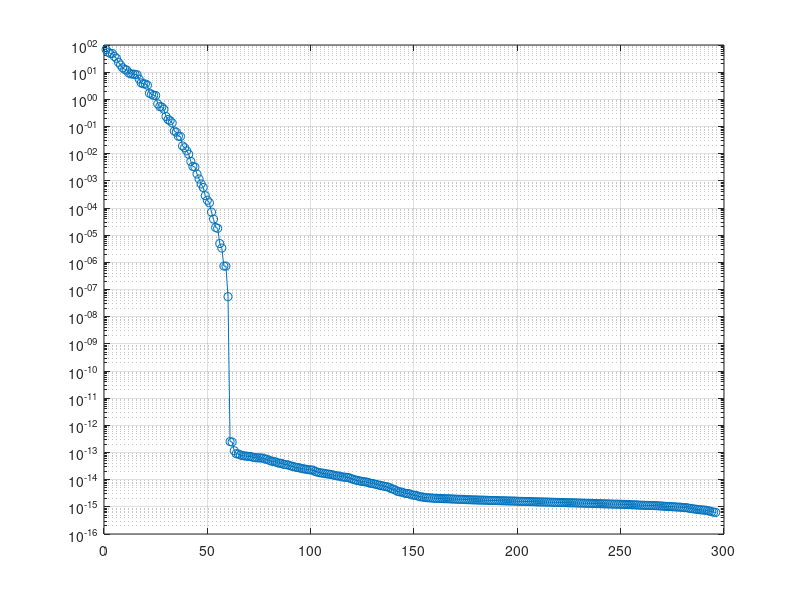

Here is the MATLAB script that generated this plot: (Note: this script raises an error after producing the figure.)
%% DMD_VIDEO.M  --  Dynamic Mode Decomposition on video (+ Robust PCA comparison)
% Needs: base MATLAB + Image Processing Toolbox (imresize, imshow only).
% If 'input.mp4' is missing, a synthetic demo video is generated instead
% (static gradient + 3 Hz flickering patch + 0.5 Hz moving blob).
clear; clc; close all;

%% ---------------- User parameters ----------------
videoFile    = 'input.mp4';   % <-- your video path
scale        = 0.15;     % spatial downsample factor (memory!)
maxFrames    = 300;      % max number of frames used (10 s at 30 fps)
frameSkip    = 1;        % use every n-th frame (effective fps = fps/frameSkip)
rankR        = 20;       % DMD rank. 0 = automatic (usually too high with noise). Try 15-30;
                         % too high fits noise (random fast/decaying modes), too low loses motion.
energyThresh = 0.99999;  % cumulative energy used for auto rank (background dominates, so keep this high)
rankMax      = 30;       % cap on auto rank (only used if rankR = 0)
subtractMean = true;     % remove a static image before DMD (added back to the background)
bgStat       = 'median'; % static background: 'quantile', 'median' or 'mean'
bgQuantile   = 0.15;     % for 'quantile': 0.15 removes BRIGHT movers on a darker scene;
                         % use 0.85 for DARK movers on a lighter scene
useFB        = true;     % forward-backward DMD: removes the noise-induced damping bias
delays       = 4;        % time-delay (Hankel) depth; 1 = plain DMD. Pendulum: 8, turbine: 4
bgFreqTol    = 0.05;     % Hz   : |f| below this -> background candidate
bgGrowthTol  = 0.05;     % 1/s  : |Re(omega)| below this -> background candidate (true static = 0)
useBgModes   = false;    % false = background is ONLY the static image (no DMD modes added)
bandHz       = [0.3 4.0];% Hz: band(s) to keep. One row [f1 f2] or several rows, e.g. [0.5 0.7; 1.1 1.3]
doRPCA       = true;     % run Robust PCA comparison
writeOutput  = true;     % write dmd_result.mp4
colorOutput  = true;     % also show/write COLOUR results (analysis itself stays grayscale)
doTracking   = false;    % single-object swing tracker (section 7) - for the pendulum only
playVideo    = true;     % play the WHOLE result as a movie in a MATLAB window
videoUpscale = 4;        % enlarge the saved videos (pixel replication) so they are easy to watch
hiResVideo   = true;     % also write dmd_result_hq.mp4: SHARP full-colour video (analysis stays small)
displayScale = 0.5;      % size of that sharp video relative to the original (0.5 = half size)

%% ---------------- 1. Load / downsample video ----------------
if isfile(videoFile)
    vr  = VideoReader(videoFile);
    fps = vr.FrameRate / frameSkip;
    V = []; k = 0; idx = 0;
    while hasFrame(vr) && k < maxFrames
        f = readFrame(vr); idx = idx + 1;
        if mod(idx-1, frameSkip) ~= 0, continue; end
        if size(f,3) == 3, fgray = rgb2gray(f); else, fgray = f; end
        g = imresize(im2double(fgray), scale);
        k = k + 1;
        if k == 1
            [h, w] = size(g);
            V = zeros(h*w, maxFrames);
            Vrgb = zeros(h, w, 3, maxFrames, 'uint8');   % colour copy, for display only
        end
        V(:,k) = g(:);
        cf = imresize(f, [h w]);
        if isa(cf, 'uint16'), cf = uint8(double(cf)/257);
        elseif ~isa(cf, 'uint8'), cf = uint8(255*min(max(double(cf),0),1)); end
        if size(cf,3) == 1, cf = repmat(cf, [1 1 3]); end
        Vrgb(:,:,:,k) = cf;
    end
    V = V(:,1:k);
    Vrgb = Vrgb(:,:,:,1:k);
else
    warning('"%s" not found. Using synthetic demo video.', videoFile);
    fps = 30; h = 60; w = 80; k = maxFrames;
    t = (0:k-1)/fps;
    [xx, yy] = meshgrid(1:w, 1:h);
    bg = 0.3 + 0.3*xx/w;                               % static gradient
    patch = double(xx>50 & xx<65 & yy>10 & yy<25);    % flicker region
    V = zeros(h*w, k);
    for j = 1:k
        blobX = w/2 + 25*sin(2*pi*0.5*t(j));
        blob  = exp(-((xx-blobX).^2 + (yy-45).^2)/(2*4^2));
        fr = bg + 0.25*patch*sin(2*pi*3*t(j)) + 0.4*blob;
        V(:,j) = fr(:);
    end
    Vrgb = repmat(reshape(uint8(255*min(max(V,0),1)), h, w, 1, k), [1 1 3 1]);
end
[n, K] = size(V);
dt = 1/fps;
tvec = (0:K-1)*dt;
fprintf('Frame size %dx%d, %d frames, fps = %.2f, Nyquist = %.2f Hz\n', ...
        h, w, K, fps, fps/2);

%% ---------------- 2. Exact DMD (mean removal + time-delay embedding) ----------------
if subtractMean
    switch bgStat
        case 'quantile'
            Vs = sort(V, 2);
            Vm = Vs(:, min(K, max(1, round(bgQuantile*K))));
            clear Vs
        case 'median'
            Vm = median(V, 2);
        otherwise
            Vm = mean(V, 2);
    end
else
    Vm = zeros(n,1);
end
Vc = V - Vm;
if delays > 1
    Kh = K - delays + 1;
    H = zeros(n*delays, Kh);
    for i = 1:delays
        H((i-1)*n+1 : i*n, :) = Vc(:, i:i+Kh-1);   % stack shifted copies of the video
    end
else
    H = Vc;  Kh = K;
end
clear Vc
tH = (0:Kh-1)*dt;

X1 = H(:,1:end-1);
X2 = H(:,2:end);

[U, S, W] = svd(X1, 'econ');
s = diag(S);
if rankR == 0
    rankR = find(cumsum(s.^2)/sum(s.^2) >= energyThresh, 1);
    if isempty(rankR), rankR = numel(s); end
    rankR = min(rankR, rankMax);
end
r = min(rankR, numel(s));
fprintf('DMD rank r = %d  (delays = %d, mean removed = %d, fwd-bwd = %d)\n', r, delays, subtractMean, useFB);

figure('Name','Singular values');
semilogy(s, 'o-'); hold on; grid on; xline(r, 'r--', sprintf('r = %d', r));
xlabel('index'); ylabel('singular value'); title('SVD spectrum (choose r near the knee)');

Ur = U(:,1:r);  Sr = S(1:r,1:r);  Wr = W(:,1:r);
Atilde = Ur' * X2 * Wr / Sr;          % r x r reduced operator
if useFB
    % Forward-backward DMD: A_fb = sqrtm( A_forward * inv(A_backward) )
    Abwd   = (Ur' * X1) / (Ur' * X2);
    Atilde = sqrtm(Atilde / Abwd);
end
[Wev, Dg] = eig(Atilde);
lambda = diag(Dg);

Phi   = X2 * Wr / Sr * Wev;           % exact DMD modes (n*delays x r)
omega = log(lambda) / dt;             % continuous-time eigenvalues sigma + i*omega
freq  = imag(omega) / (2*pi);         % Hz  (aliased if above Nyquist)
sigma = real(omega);                  % growth rate (1/s)

% Mode amplitudes: least-squares fit over ALL snapshots (robust; fitting only the
% first frame fails if it is black / a fade-in, giving b = 0 and 100% error)
VandH = exp(omega * tH);                        % r x Kh
Pm    = (Phi' * Phi) .* conj(VandH * VandH');
qv    = diag(Phi' * H * VandH');
b     = Pm \ qv;
phiNorm = sqrt(sum(abs(Phi).^2,1))';
clear H X1 X2 U W
Phi   = Phi(1:n,:);                   % keep the first block = the spatial image

% Time dynamics on the full time axis: x(t) = sum_k b_k phi_k exp(omega_k t)
Vand  = exp(omega * tvec);                      % r x K
Tdyn  = b .* Vand;
power = (abs(b) .* phiNorm).^2;

% Diagnostic: strongest modes with f >= 0 (use this to pick bandHz and check rank)
cand = find(freq >= -1e-9);
[~, oP] = sort(power(cand), 'descend');
fprintf('\nTop modes by power (f >= 0):\n   f (Hz)    growth(1/s)   |lambda|\n');
for q = 1:min(12, numel(oP))
    m = cand(oP(q));
    fprintf('%9.3f %12.3f %10.4f\n', freq(m), sigma(m), abs(lambda(m)));
end
fprintf('\n');

%% ---------------- 3. Background / foreground / band ----------------
bgIdx = abs(freq) < bgFreqTol & abs(sigma) < bgGrowthTol & useBgModes;
if ~any(bgIdx) && ~subtractMean
    [~, im] = min(abs(omega));  bgIdx = false(r,1);  bgIdx(im) = true;
end
bandIdx = false(r,1);
for q = 1:size(bandHz,1)
    bandIdx = bandIdx | (abs(freq) >= bandHz(q,1) & abs(freq) <= bandHz(q,2));
end

Xbg   = Vm + real(Phi(:,bgIdx)   * Tdyn(bgIdx,:));   % mean image + 0 Hz modes
Xband = real(Phi(:,bandIdx) * Tdyn(bandIdx,:));
Xfg   = V - Xbg;                                      % foreground = residual
Xfull = Vm + real(Phi * Tdyn);
fprintf('Background modes: %d, band modes: %d\n', nnz(bgIdx), nnz(bandIdx));
fprintf('Full DMD reconstruction error: %.3f %%\n', ...
        100*norm(V - Xfull,'fro')/norm(V,'fro'));
fprintf('Error relative to the moving part only (V - static image): %.1f %%\n', ...
        100*norm(V - Xfull,'fro')/norm(V - Vm,'fro'));

%% ---------------- 4. Robust PCA comparison ----------------
if doRPCA
    tic;
    [L, Ssp] = rpca_ialm(V, 1/sqrt(max(n,K)), 1e-6, 200);
    fprintf('RPCA time: %.1f s\n', toc);
end

%% ---------------- 5. Plots ----------------
tile = @(x) reshape(x, h, w);

% (a) Eigenvalues on the unit circle
figure('Name','DMD eigenvalues');
th = linspace(0, 2*pi, 400);
h0 = plot(cos(th), sin(th), '--', 'Color', [.8 .8 .8]); hold on; axis equal; grid on;
h1 = plot(real(lambda), imag(lambda), 'bo', 'MarkerFaceColor', [.6 .6 1]);
hs = [h0 h1]; names = {'unit circle','all modes'};
if any(bgIdx)
    hs(end+1) = plot(real(lambda(bgIdx)), imag(lambda(bgIdx)), 'rs', 'MarkerSize', 10, 'LineWidth', 2);
    names{end+1} = 'background';
end
if any(bandIdx)
    hs(end+1) = plot(real(lambda(bandIdx)), imag(lambda(bandIdx)), 'g^', 'MarkerSize', 10, 'LineWidth', 2);
    names{end+1} = 'selected band';
end
xlabel('Re(\lambda)'); ylabel('Im(\lambda)');
title('DMD eigenvalues and the unit circle');
legend(hs, names, 'Location','best');
axis normal; xlim([0.85 1.05]); ylim([-0.4 0.4]);   % zoom near lambda = 1 (modes cluster there at 30 fps)
title('DMD eigenvalues, zoomed near \lambda = 1');

% (b) Power vs frequency
figure('Name','Power vs frequency');
pp = max(power, eps);
semilogy(freq, pp, 'bo', 'MarkerFaceColor', 'b'); hold on; grid on;
for q = 1:r, semilogy([freq(q) freq(q)], [min(pp)/10 pp(q)], 'b-'); end
xline(fps/2, 'r--', 'Nyquist'); xline(-fps/2, 'r--');
xlim([-fps/2*1.1, fps/2*1.1]);
xlabel('Frequency (Hz)'); ylabel('Mode power |b_k|^2 ||\phi_k||^2');
title('DMD power spectrum');

% (c) Spatial mode images (top 6 positive-frequency modes by power)
figure('Name','Spatial modes');
cand = find(freq >= -1e-9);
[~, ord] = sort(power(cand), 'descend');
show = cand(ord(1:min(6, numel(ord))));
for q = 1:numel(show)
    subplot(2, 3, q);
    imagesc(tile(abs(Phi(:,show(q))))); axis image off; colormap(gca, 'hot');
    title(sprintf('f = %.2f Hz, |\\lambda| = %.3f', freq(show(q)), abs(lambda(show(q)))));
end
sgtitle('Spatial DMD modes |\phi_k|');

% (d) Reconstructions at a mid frame
j = round(K/2);
fgScale = max(abs(Xfg(:))) + eps;
bnScale = max(abs(Xband(:))) + eps;
figure('Name','Reconstructions');
vmax = max(V(:));   % same grey scale for all natural-image panels
subplot(2,3,1); imshow(tile(V(:,j)),[0 vmax]);              title('Original');
subplot(2,3,2); imshow(tile(Xbg(:,j)),[0 vmax]);            title('DMD background');
subplot(2,3,3); imshow(tile(abs(Xfg(:,j))),[0 fgScale]);   title('DMD foreground');
subplot(2,3,4); imshow(tile(abs(Xband(:,j))),[0 bnScale]); title(sprintf('Band %.1f-%.1f Hz', min(bandHz(:,1)), max(bandHz(:,2))));
if doRPCA
    subplot(2,3,5); imshow(tile(L(:,j)),[0 vmax]);          title('RPCA low-rank');
    subplot(2,3,6); imshow(tile(abs(Ssp(:,j))),[0 fgScale]); title('RPCA sparse');
end

%% ---------------- 5b. Colour display (analysis above stays grayscale) ----------------
if colorOutput
    bgRGB = zeros(h, w, 3);                       % static colour background (same statistic as bgStat)
    for c = 1:3
        Mc = reshape(double(Vrgb(:,:,c,:))/255, h*w, K);
        bgRGB(:,:,c) = reshape(staticImage(Mc, bgStat, bgQuantile), h, w);
    end
    heat = hot(256);
    rgbj = double(Vrgb(:,:,:,j))/255;
    [fgC, bandC] = colorPanels(rgbj, bgRGB, Xfg(:,j), Xband(:,j), fgScale, bnScale, h, w, heat);
    figure('Name','Reconstructions (colour)');
    subplot(2,3,1); imshow(rgbj);  title('Original');
    subplot(2,3,2); imshow(bgRGB); title('DMD background');
    subplot(2,3,3); imshow(fgC);   title('DMD foreground');
    subplot(2,3,4); imshow(bandC);
    title(sprintf('Band %.1f-%.1f Hz', min(bandHz(:,1)), max(bandHz(:,2))));
    if doRPCA
        [spC, ~] = colorPanels(rgbj, bgRGB, Ssp(:,j), Xband(:,j), fgScale, bnScale, h, w, heat);
        subplot(2,3,5); imshow(tile(L(:,j)),[0 vmax]); title('RPCA low-rank');
        subplot(2,3,6); imshow(spC);                    title('RPCA sparse');
    end
end

%% ---------------- 6. Output video ----------------
if writeOutput
    vw = VideoWriter('dmd_result.mp4', 'MPEG-4'); vw.FrameRate = fps; vw.Quality = 100; open(vw);
    for j = 1:K
        row = [tile(V(:,j)), tile(Xbg(:,j)), ...
               tile(abs(Xfg(:,j)))/fgScale, tile(abs(Xband(:,j)))/bnScale];
        row = min(max(row, 0), 1);
        writeVideo(vw, upFrame(repmat(row, [1 1 3]), videoUpscale));
    end
    close(vw);
    disp('Wrote dmd_result.mp4  [original | background | foreground | band]');
end

if writeOutput && colorOutput
    vc = VideoWriter('dmd_result_color.mp4', 'MPEG-4'); vc.FrameRate = fps; vc.Quality = 100; open(vc);
    for j = 1:K
        rgbj = double(Vrgb(:,:,:,j))/255;
        [fgC, bandC] = colorPanels(rgbj, bgRGB, Xfg(:,j), Xband(:,j), fgScale, bnScale, h, w, heat);
        writeVideo(vc, upFrame(min(max([rgbj, bgRGB, fgC, bandC], 0), 1), videoUpscale));
    end
    close(vc);
    disp('Wrote dmd_result_color.mp4  [original | background | foreground | band heat overlay]');
end

%% ---------------- 6c. High-quality colour video (analysis stays small, display is sharp) ----------------
% The DMD runs on small frames (memory!). For viewing, the real full-size colour frames are
% re-read and the small background/foreground/band masks are enlarged and applied to them.
if writeOutput && hiResVideo && isfile(videoFile)
    vr2  = VideoReader(videoFile);
    pick = unique(round(linspace(1, K, min(K, 40))));          % ~40 frames for the sharp background
    stackBg = [];  got = 0;  k2 = 0;  idx2 = 0;
    while hasFrame(vr2) && k2 < K
        f2 = readFrame(vr2);  idx2 = idx2 + 1;
        if mod(idx2-1, frameSkip) ~= 0, continue; end
        k2 = k2 + 1;
        if any(pick == k2)
            f2 = imresize(f2, displayScale);
            if size(f2,3) == 1, f2 = repmat(f2, [1 1 3]); end
            got = got + 1;
            if got == 1, stackBg = zeros([size(f2) numel(pick)], 'uint8'); end
            stackBg(:,:,:,got) = f2;
        end
    end
    stackBg = stackBg(:,:,:,1:got);
    [H2, W2, ~] = size(stackBg(:,:,:,1));
    bgHi = zeros(H2, W2, 3);
    for c = 1:3
        Mc = reshape(double(stackBg(:,:,c,:))/255, H2*W2, got);
        bgHi(:,:,c) = reshape(staticImage(Mc, bgStat, bgQuantile), H2, W2);
    end
    clear stackBg

    vr2 = VideoReader(videoFile);
    vh  = VideoWriter('dmd_result_hq.mp4', 'MPEG-4'); vh.FrameRate = fps; vh.Quality = 95; open(vh);
    k2 = 0;  idx2 = 0;
    while hasFrame(vr2) && k2 < K
        f2 = readFrame(vr2);  idx2 = idx2 + 1;
        if mod(idx2-1, frameSkip) ~= 0, continue; end
        k2 = k2 + 1;
        f2 = imresize(f2, [H2 W2]);
        if size(f2,3) == 1, f2 = repmat(f2, [1 1 3]); end
        rgbHi = double(f2)/255;
        mfg   = imresize(abs(reshape(Xfg(:,k2),   h, w)), [H2 W2], 'bicubic');
        mband = imresize(abs(reshape(Xband(:,k2), h, w)), [H2 W2], 'bicubic');
        [fgH, bandH] = colorPanelsHi(rgbHi, bgHi, mfg, mband, fgScale, bnScale, hot(256));
        writeVideo(vh, upFrame(min(max([rgbHi, bgHi, fgH, bandH], 0), 1), 1));
    end
    close(vh);
    disp('Wrote dmd_result_hq.mp4  [sharp: original | background | foreground | band heat overlay]');
end

%% ---------------- 6b. Play the whole result as a movie ----------------
if playVideo
    figure('Name','Playback (all frames)', 'Position', [80 80 1100 330]);
    ax = axes('Position', [0 0 1 0.88]);
    for j = 1:K
        if colorOutput
            rgbj = double(Vrgb(:,:,:,j))/255;
            [fgC, bandC] = colorPanels(rgbj, bgRGB, Xfg(:,j), Xband(:,j), fgScale, bnScale, h, w, heat);
            frame = [rgbj, bgRGB, fgC, bandC];
        else
            row = [tile(V(:,j)), tile(Xbg(:,j)), tile(abs(Xfg(:,j)))/fgScale, tile(abs(Xband(:,j)))/bnScale];
            frame = repmat(row, [1 1 3]);
        end
        frame = min(max(frame, 0), 1);
        if j == 1
            hIm = imshow(frame, 'Parent', ax);
        else
            set(hIm, 'CData', frame);
        end
        title(ax, sprintf('original | background | foreground | band      t = %.2f s  (frame %d / %d)', tvec(j), j, K));
        drawnow;
        pause(1/fps);
    end
end

%% ---------------- 7. Ground truth: track the moving object directly ----------------
if doTracking
    % Independent check of the swing frequency and damping (no DMD involved).
    Fm = max(V - Vm, 0);                               % bright moving part (ball + string)
    [xg, ~] = meshgrid(1:w, 1:h);
    cx = (xg(:)' * Fm) ./ (sum(Fm,1) + eps);           % centroid x of the moving part, per frame
    cs = movmean(cx - mean(cx), 9);                    % ~0.3 s smoothing
    tp = find(diff(sign(diff(cs))) ~= 0) + 1;          % turning points = left/right extremes
    nTurn  = numel(tp);
    fTurn  = (nTurn/2) / tvec(end);                    % 2 turning points per full swing
    win    = 0.5 - 0.5*cos(2*pi*(0:K-1)'/(K-1));
    Nf     = 8 * 2^nextpow2(K);
    Yc     = abs(fft(cs(:) .* win, Nf));
    fa     = (0:Nf/2) * fps / Nf;
    [~, im] = max(Yc(2:Nf/2+1));  fFFT = fa(im+1);
    if nTurn >= 3
        pf = polyfit(tvec(tp)', log(abs(cs(tp))' + eps), 1);   % envelope ~ exp(-a t)
        decay = -pf(1);
    else
        decay = NaN;
    end
    fprintf('\n--- Direct tracking of the moving object ---\n');
    fprintf('Turning points found: %d  ->  swing frequency %.3f Hz (period %.2f s)\n', nTurn, fTurn, 1/fTurn);
    fprintf('FFT peak of centroid: %.3f Hz\n', fFFT);
    fprintf('Envelope decay rate: %.3f 1/s (amplitude left at end of clip: %.0f %%)\n', decay, 100*exp(-decay*tvec(end)));

    figure('Name','Object tracking');
    plot(tvec, cs, 'b-'); hold on; plot(tvec(tp), cs(tp), 'ro'); grid on;
    xlabel('Time (s)'); ylabel('Centroid x (px, mean removed)');
    title(sprintf('Tracked swing: %d turning points, f = %.2f Hz', nTurn, fTurn));
end

%% ---------------- Local functions ----------------
function [L, S] = rpca_ialm(M, lambda, tol, maxIter)
% Robust PCA by inexact augmented Lagrange multipliers: M = L + S
    [m, n] = size(M);
    normM = norm(M, 'fro');
    nrm2  = norm(M, 2);
    Y  = M / max(nrm2, norm(M(:), inf)/lambda);
    mu = 1.25 / nrm2;  muBar = mu * 1e7;  rho = 1.5;
    S = zeros(m, n);  L = zeros(m, n);
    for it = 1:maxIter
        T = M - S + Y/mu;
        [U, Sg, Vv] = svd(T, 'econ');
        sv  = diag(Sg);
        svp = sum(sv > 1/mu);
        L = U(:,1:svp) * diag(sv(1:svp) - 1/mu) * Vv(:,1:svp)';
        T = M - L + Y/mu;
        S = sign(T) .* max(abs(T) - lambda/mu, 0);
        Z = M - L - S;
        Y = Y + mu*Z;
        mu = min(mu*rho, muBar);
        if norm(Z, 'fro')/normM < tol, break; end
    end
end

function Mv = staticImage(M, stat, q)
% Per-pixel static image over time: 'quantile', 'median' or 'mean'
    K = size(M, 2);
    switch stat
        case 'quantile'
            Ms = sort(M, 2);
            Mv = Ms(:, min(K, max(1, round(q*K))));
        case 'median'
            Mv = median(M, 2);
        otherwise
            Mv = mean(M, 2);
    end
end

function [fgC, bandC] = colorPanels(rgbj, bgRGB, xfg, xmot, fgScale, bnScale, h, w, cmap)
% fgC   : the real colours of the frame, kept only where the moving part is strong
% bandC : dimmed colour background + heat-map of the selected frequency band
    m   = min(abs(reshape(xfg, h, w)) / (0.5*fgScale), 1) .^ 0.7;
    fgC = rgbj .* repmat(m, [1 1 3]);
    b   = min(abs(reshape(xmot, h, w)) / bnScale, 1) .^ 0.6;
    heatImg = reshape(cmap(round(b(:)*255) + 1, :), h, w, 3);   % colour-map lookup
    bandC = min(0.5*bgRGB + heatImg, 1);
end

function F = upFrame(F, s)
% Enlarge a frame by pixel replication (no toolbox) and keep even width/height for MPEG-4
    if s > 1, F = repelem(F, s, s, 1); end
    F = F(1:2*floor(size(F,1)/2), 1:2*floor(size(F,2)/2), :);
end

function [fgC, bandC] = colorPanelsHi(rgbHi, bgHi, mfg, mband, fgScale, bnScale, cmap)
% Same as colorPanels, but the masks are already enlarged to the sharp frame size
    m   = min(max(mfg, 0) / (0.5*fgScale), 1) .^ 0.7;
    fgC = rgbHi .* repmat(m, [1 1 3]);
    b   = min(max(mband, 0) / bnScale, 1) .^ 0.6;
    heatImg = reshape(cmap(round(b(:)*255) + 1, :), size(b,1), size(b,2), 3);
    bandC = min(0.5*bgHi + heatImg, 1);
end
